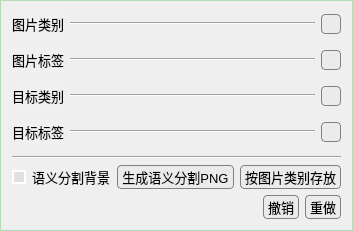
       <widget class="QGroupBox" name="groupBox">
        <property name="contextMenuPolicy">
         <enum>Qt::CustomContextMenu</enum>
        </property>
        <property name="acceptDrops">
         <bool>false</bool>
        </property>
        <property name="styleSheet">
         <string notr="true">QGroupBox{border: 1px solid  rgb(180, 220, 180);}</string>
        </property>
        <property name="title">
         <string/>
        </property>
        <layout class="QVBoxLayout" name="verticalLayout_10">
         <item>
          <layout class="QHBoxLayout" name="horizontalLayout_12" stretch="0,10,0">
           <item>
            <widget class="QPushButton" name="pushButton_img_cate">
             <property name="minimumSize">
              <size>
               <width>0</width>
               <height>24</height>
              </size>
             </property>
             <property name="font">
              <font>
               <pointsize>10</pointsize>
              </font>
             </property>
             <property name="styleSheet">
              <string notr="true">QPushButton
{background-color: rgb(240, 240, 240);
border:none;

}

 QPushButton:hover {
            background-color:  rgb(225, 225, 225);
}

 QPushButton:pressed {
            background-color:  rgb(215, 215, 215);
        }        </string>
             </property>
             <property name="text">
              <string>图片类别</string>
             </property>
             <property name="icon">
              <iconset>
               <normaloff>images/direction/up.png</normaloff>images/direction/up.png</iconset>
             </property>
             <property name="iconSize">
              <size>
               <width>14</width>
               <height>14</height>
              </size>
             </property>
            </widget>
           </item>
           <item>
            <widget class="Line" name="line_2">
             <property name="orientation">
              <enum>Qt::Horizontal</enum>
             </property>
            </widget>
           </item>
           <item>
            <widget class="QPushButton" name="pushButton_img_cate_add">
             <property name="minimumSize">
              <size>
               <width>0</width>
               <height>20</height>
              </size>
             </property>
             <property name="maximumSize">
              <size>
               <width>20</width>
               <height>16777215</height>
              </size>
             </property>
             <property name="font">
              <font>
               <pointsize>10</pointsize>
              </font>
             </property>
             <property name="toolTip">
              <string>添加一个按钮</string>
             </property>
             <property name="styleSheet">
              <string notr="true">QPushButton
{background-color: rgb(235, 235, 235);
border: 1px solid gray;
border-radius: 4px;
padding-left:4px;
padding-right:4px;
}
 QPushButton:hover {
            background-color:  rgb(225, 225, 225);
}

 QPushButton:pressed {
            background-color:  rgb(215, 215, 215);
        }        
</string>
             </property>
             <property name="text">
              <string/>
             </property>
             <property name="icon">
              <iconset>
               <normaloff>images/add/add.png</normaloff>images/add/add.png</iconset>
             </property>
             <property name="iconSize">
              <size>
               <width>14</width>
               <height>14</height>
              </size>
             </property>
            </widget>
           </item>
          </layout>
         </item>
         <item>
          <widget class="BaseButtonGroup" name="img_cate_buttons" native="true"/>
         </item>
         <item>
          <layout class="QHBoxLayout" name="horizontalLayout_30" stretch="0,10,0">
           <item>
            <widget class="QPushButton" name="pushButton_img_tag">
             <property name="minimumSize">
              <size>
               <width>0</width>
               <height>24</height>
              </size>
             </property>
             <property name="font">
              <font>
               <pointsize>10</pointsize>
              </font>
             </property>
             <property name="styleSheet">
              <string notr="true">QPushButton
{background-color: rgb(240, 240, 240);
border:none;

}
 QPushButton:hover {
            background-color:  rgb(225, 225, 225);
}

 QPushButton:pressed {
            background-color:  rgb(215, 215, 215);
        }        </string>
             </property>
             <property name="text">
              <string>图片标签</string>
             </property>
             <property name="icon">
              <iconset>
               <normaloff>images/direction/up.png</normaloff>images/direction/up.png</iconset>
             </property>
             <property name="iconSize">
              <size>
               <width>14</width>
               <height>14</height>
              </size>
             </property>
            </widget>
           </item>
           <item>
            <widget class="Line" name="line_3">
             <property name="orientation">
              <enum>Qt::Horizontal</enum>
             </property>
            </widget>
           </item>
           <item>
            <widget class="QPushButton" name="pushButton_img_tag_add">
             <property name="minimumSize">
              <size>
               <width>0</width>
               <height>20</height>
              </size>
             </property>
             <property name="maximumSize">
              <size>
               <width>20</width>
               <height>16777215</height>
              </size>
             </property>
             <property name="font">
              <font>
               <pointsize>10</pointsize>
              </font>
             </property>
             <property name="toolTip">
              <string>添加一个按钮</string>
             </property>
             <property name="styleSheet">
              <string notr="true">QPushButton
{background-color: rgb(235, 235, 235);
border: 1px solid gray;
border-radius: 4px;
padding-left:4px;
padding-right:4px;
}
 QPushButton:hover {
            background-color:  rgb(225, 225, 225);
}

 QPushButton:pressed {
            background-color:  rgb(215, 215, 215);
        }        
</string>
             </property>
             <property name="text">
              <string/>
             </property>
             <property name="icon">
              <iconset>
               <normaloff>images/add/add.png</normaloff>images/add/add.png</iconset>
             </property>
             <property name="iconSize">
              <size>
               <width>14</width>
               <height>14</height>
              </size>
             </property>
             <property name="flat">
              <bool>false</bool>
             </property>
            </widget>
           </item>
          </layout>
         </item>
         <item>
          <widget class="BaseButtonGroup" name="img_tag_buttons" native="true"/>
         </item>
         <item>
          <layout class="QHBoxLayout" name="horizontalLayout_35" stretch="0,10,0">
           <item>
            <widget class="QPushButton" name="pushButton_obj_cate">
             <property name="minimumSize">
              <size>
               <width>0</width>
               <height>24</height>
              </size>
             </property>
             <property name="font">
              <font>
               <pointsize>10</pointsize>
              </font>
             </property>
             <property name="styleSheet">
              <string notr="true">QPushButton
{background-color: rgb(240, 240, 240);
border:none;

}
 QPushButton:hover {
            background-color:  rgb(225, 225, 225);
}

 QPushButton:pressed {
            background-color:  rgb(215, 215, 215);
        }        </string>
             </property>
             <property name="text">
              <string>目标类别</string>
             </property>
             <property name="icon">
              <iconset>
               <normaloff>images/direction/up.png</normaloff>images/direction/up.png</iconset>
             </property>
             <property name="iconSize">
              <size>
               <width>14</width>
               <height>14</height>
              </size>
             </property>
            </widget>
           </item>
           <item>
            <widget class="Line" name="line_6">
             <property name="orientation">
              <enum>Qt::Horizontal</enum>
             </property>
            </widget>
           </item>
           <item>
            <widget class="QPushButton" name="pushButton_obj_cate_add">
             <property name="minimumSize">
              <size>
               <width>0</width>
               <height>20</height>
              </size>
             </property>
             <property name="maximumSize">
              <size>
               <width>20</width>
               <height>16777215</height>
              </size>
             </property>
             <property name="font">
              <font>
               <pointsize>10</pointsize>
              </font>
             </property>
             <property name="toolTip">
              <string>添加一个按钮</string>
             </property>
             <property name="styleSheet">
              <string notr="true">QPushButton
{background-color: rgb(235, 235, 235);
border: 1px solid gray;
border-radius: 4px;
padding-left:4px;
padding-right:4px;
}
 QPushButton:hover {
            background-color:  rgb(225, 225, 225);
}

 QPushButton:pressed {
            background-color:  rgb(215, 215, 215);
        }        
</string>
             </property>
             <property name="text">
              <string/>
             </property>
             <property name="icon">
              <iconset>
               <normaloff>images/add/add.png</normaloff>images/add/add.png</iconset>
             </property>
             <property name="iconSize">
              <size>
               <width>14</width>
               <height>14</height>
              </size>
             </property>
            </widget>
           </item>
          </layout>
         </item>
         <item>
          <widget class="BaseButtonGroup" name="obj_cate_buttons" native="true"/>
         </item>
         <item>
          <layout class="QHBoxLayout" name="horizontalLayout_38" stretch="0,10,0">
           <item>
            <widget class="QPushButton" name="pushButton_obj_tag">
             <property name="minimumSize">
              <size>
               <width>0</width>
               <height>24</height>
              </size>
             </property>
             <property name="font">
              <font>
               <pointsize>10</pointsize>
              </font>
             </property>
             <property name="styleSheet">
              <string notr="true">QPushButton
{background-color: rgb(240, 240, 240);
border:none;

}
 QPushButton:hover {
            background-color:  rgb(225, 225, 225);
}

 QPushButton:pressed {
            background-color:  rgb(215, 215, 215);
        }        </string>
             </property>
             <property name="text">
              <string>目标标签</string>
             </property>
             <property name="icon">
              <iconset>
               <normaloff>images/direction/up.png</normaloff>images/direction/up.png</iconset>
             </property>
             <property name="iconSize">
              <size>
               <width>14</width>
               <height>14</height>
              </size>
             </property>
            </widget>
           </item>
           <item>
            <widget class="Line" name="line_8">
             <property name="orientation">
              <enum>Qt::Horizontal</enum>
             </property>
            </widget>
           </item>
           <item>
            <widget class="QPushButton" name="pushButton_obj_tag_add">
             <property name="minimumSize">
              <size>
               <width>0</width>
               <height>20</height>
              </size>
             </property>
             <property name="maximumSize">
              <size>
               <width>20</width>
               <height>16777215</height>
              </size>
             </property>
             <property name="font">
              <font>
               <pointsize>10</pointsize>
              </font>
             </property>
             <property name="toolTip">
              <string>添加一个按钮</string>
             </property>
             <property name="styleSheet">
              <string notr="true">QPushButton
{background-color: rgb(235, 235, 235);
border: 1px solid gray;
border-radius: 4px;
padding-left:4px;
padding-right:4px;
}
 QPushButton:hover {
            background-color:  rgb(225, 225, 225);
}

 QPushButton:pressed {
            background-color:  rgb(215, 215, 215);
        }        
</string>
             </property>
             <property name="text">
              <string/>
             </property>
             <property name="icon">
              <iconset>
               <normaloff>images/add/add.png</normaloff>images/add/add.png</iconset>
             </property>
             <property name="iconSize">
              <size>
               <width>14</width>
               <height>14</height>
              </size>
             </property>
            </widget>
           </item>
          </layout>
         </item>
         <item>
          <widget class="BaseButtonGroup" name="obj_tag_buttons" native="true"/>
         </item>
         <item>
          <widget class="Line" name="line_9">
           <property name="orientation">
            <enum>Qt::Horizontal</enum>
           </property>
          </widget>
         </item>
         <item>
          <layout class="QHBoxLayout" name="horizontalLayout_18">
           <item alignment="Qt::AlignHCenter">
            <widget class="QCheckBox" name="checkBox_sem_bg">
             <property name="sizePolicy">
              <sizepolicy hsizetype="Minimum" vsizetype="Minimum">
               <horstretch>0</horstretch>
               <verstretch>0</verstretch>
              </sizepolicy>
             </property>
             <property name="font">
              <font>
               <pointsize>10</pointsize>
              </font>
             </property>
             <property name="toolTip">
              <string>将当前图片视作语义分割的纯背景标注</string>
             </property>
             <property name="styleSheet">
              <string notr="true">QCheckBox::indicator:checked {
    background-color:       blue;
    border:                 2px solid white;  

}

QCheckBox::indicator:unchecked {
    background-color:       rgb(225, 225, 225);
    border:                 2px solid white;  

}
</string>
             </property>
             <property name="text">
              <string>语义分割背景</string>
             </property>
             <property name="checked">
              <bool>false</bool>
             </property>
            </widget>
           </item>
           <item>
            <widget class="QPushButton" name="pushButton_sem_png">
             <property name="enabled">
              <bool>true</bool>
             </property>
             <property name="sizePolicy">
              <sizepolicy hsizetype="Minimum" vsizetype="Minimum">
               <horstretch>0</horstretch>
               <verstretch>0</verstretch>
              </sizepolicy>
             </property>
             <property name="minimumSize">
              <size>
               <width>0</width>
               <height>24</height>
              </size>
             </property>
             <property name="font">
              <font>
               <pointsize>10</pointsize>
              </font>
             </property>
             <property name="toolTip">
              <string>生成用于语义分割任务的PNG标注</string>
             </property>
             <property name="styleSheet">
              <string notr="true">QPushButton
{background-color: rgb(235, 235, 235);
border: 1px solid gray;
border-radius: 4px;
padding-left:4px;
padding-right:4px;


}
 QPushButton:hover {
            background-color:  rgb(225, 225, 225);
}

 QPushButton:pressed {
            background-color:  rgb(215, 215, 215);
        }        

</string>
             </property>
             <property name="text">
              <string>生成语义分割PNG</string>
             </property>
            </widget>
           </item>
           <item>
            <widget class="QPushButton" name="pushButton_cls_folder">
             <property name="enabled">
              <bool>true</bool>
             </property>
             <property name="sizePolicy">
              <sizepolicy hsizetype="Minimum" vsizetype="Minimum">
               <horstretch>0</horstretch>
               <verstretch>0</verstretch>
              </sizepolicy>
             </property>
             <property name="minimumSize">
              <size>
               <width>0</width>
               <height>24</height>
              </size>
             </property>
             <property name="font">
              <font>
               <pointsize>10</pointsize>
              </font>
             </property>
             <property name="toolTip">
              <string>将同一图片类别的图片存放于同一文件夹</string>
             </property>
             <property name="styleSheet">
              <string notr="true">QPushButton
{background-color: rgb(235, 235, 235);
border: 1px solid gray;
border-radius: 4px;
padding-left:4px;
padding-right:4px;


}
 QPushButton:hover {
            background-color:  rgb(225, 225, 225);
}

 QPushButton:pressed {
            background-color:  rgb(215, 215, 215);
        }        

</string>
             </property>
             <property name="text">
              <string>按图片类别存放</string>
             </property>
            </widget>
           </item>
          </layout>
         </item>
         <item>
          <layout class="QHBoxLayout" name="horizontalLayout_19">
           <item>
            <spacer name="horizontalSpacer_4">
             <property name="orientation">
              <enum>Qt::Horizontal</enum>
             </property>
             <property name="sizeHint" stdset="0">
              <size>
               <width>40</width>
               <height>20</height>
              </size>
             </property>
            </spacer>
           </item>
           <item>
            <widget class="QPushButton" name="pushButton_undo">
             <property name="enabled">
              <bool>true</bool>
             </property>
             <property name="sizePolicy">
              <sizepolicy hsizetype="Fixed" vsizetype="Fixed">
               <horstretch>0</horstretch>
               <verstretch>0</verstretch>
              </sizepolicy>
             </property>
             <property name="minimumSize">
              <size>
               <width>0</width>
               <height>24</height>
              </size>
             </property>
             <property name="font">
              <font>
               <pointsize>10</pointsize>
              </font>
             </property>
             <property name="toolTip">
              <string/>
             </property>
             <property name="styleSheet">
              <string notr="true">QPushButton
{background-color: rgb(235, 235, 235);
border: 1px solid gray;
border-radius: 4px;
padding-left:4px;
padding-right:4px;


}
 QPushButton:hover {
            background-color:  rgb(225, 225, 225);
}

 QPushButton:pressed {
            background-color:  rgb(215, 215, 215);
        }        

</string>
             </property>
             <property name="text">
              <string>撤销</string>
             </property>
             <property name="icon">
              <iconset>
               <normaloff>images/undo_redo/undo.png</normaloff>images/undo_redo/undo.png</iconset>
             </property>
             <property name="flat">
              <bool>false</bool>
             </property>
            </widget>
           </item>
           <item>
            <widget class="QPushButton" name="pushButton_redo">
             <property name="enabled">
              <bool>true</bool>
             </property>
             <property name="sizePolicy">
              <sizepolicy hsizetype="Fixed" vsizetype="Fixed">
               <horstretch>0</horstretch>
               <verstretch>0</verstretch>
              </sizepolicy>
             </property>
             <property name="minimumSize">
              <size>
               <width>0</width>
               <height>24</height>
              </size>
             </property>
             <property name="font">
              <font>
               <pointsize>10</pointsize>
              </font>
             </property>
             <property name="toolTip">
              <string/>
             </property>
             <property name="styleSheet">
              <string notr="true">QPushButton
{background-color: rgb(235, 235, 235);
border: 1px solid gray;
border-radius: 4px;
padding-left:4px;
padding-right:4px;


}
 QPushButton:hover {
            background-color:  rgb(225, 225, 225);
}

 QPushButton:pressed {
            background-color:  rgb(215, 215, 215);
        }        

</string>
             </property>
             <property name="text">
              <string>重做</string>
             </property>
             <property name="icon">
              <iconset>
               <normaloff>images/undo_redo/redo.png</normaloff>images/undo_redo/redo.png</iconset>
             </property>
            </widget>
           </item>
          </layout>
         </item>
        </layout>
       </widget>
